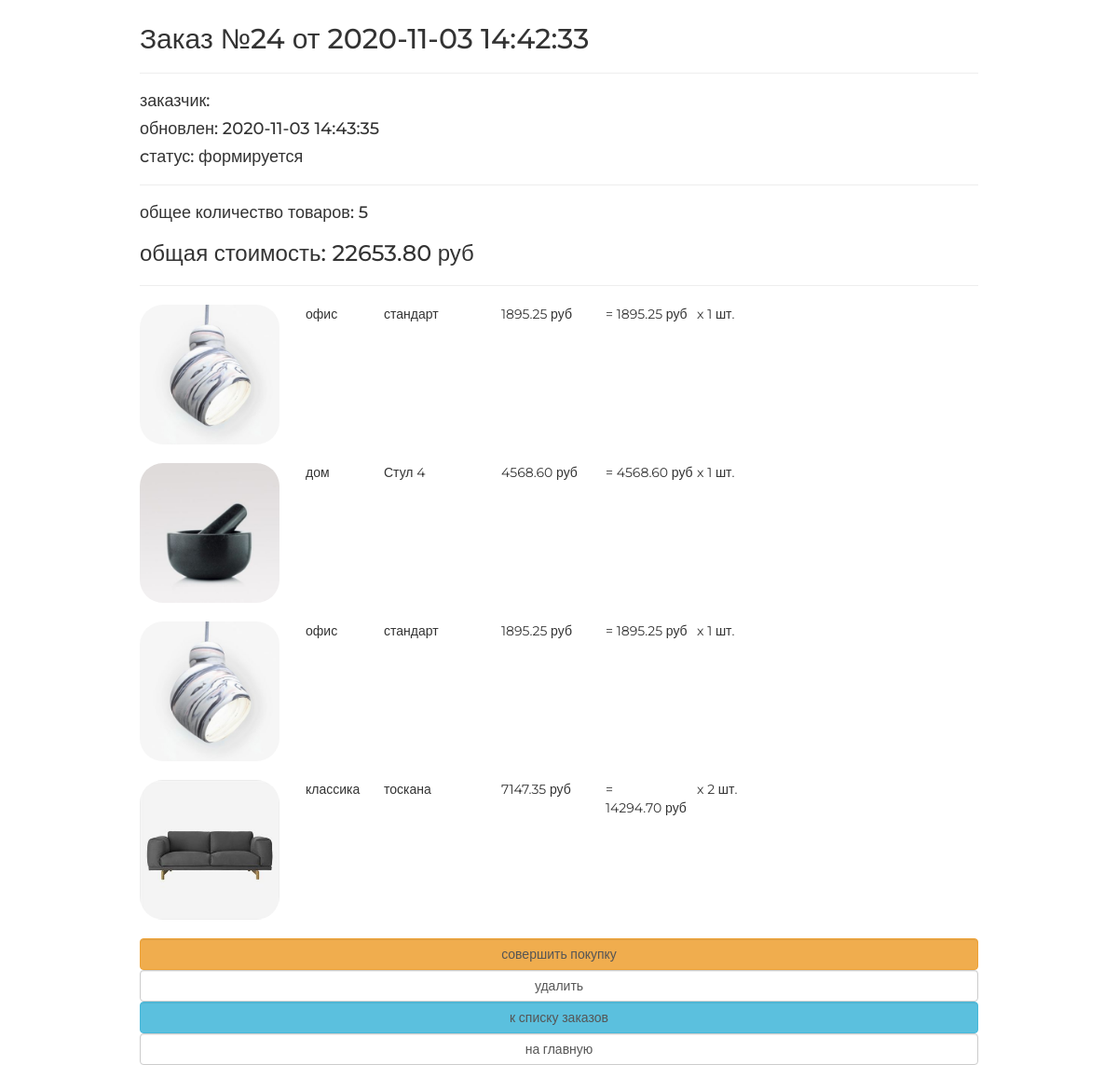
/order/read/24/, run on the app's committed database.
### orderapp/models.py (models this page shows, shortened)
class Order(models.Model):
    FORMING = 'FM'
    SENT_TO_PROCEED = 'STP'
    PROCEEDED = 'PRD'
    PAID = 'PD'
    READY = 'RD'
    CANCEL = 'CNC'
    ORDER_STATUSES = (
        (FORMING, 'формируется'),
        (SENT_TO_PROCEED, 'отправлен в обработку'),
        (PAID, 'оплачен'),
        (PROCEEDED, 'обрабатывается'),
        (READY, 'готов к выдаче'),
        (CANCEL, 'отменен'),
    )
    user = models.ForeignKey(settings.AUTH_USER_MODEL, on_delete=models.CASCADE, verbose_name='Пользователь')
    created = models.DateTimeField(auto_now_add=True, verbose_name='Дата создания')
    updated = models.DateTimeField(auto_now=True, verbose_name='Дата изменения')
    status = models.CharField(max_length=3, choices=ORDER_STATUSES, verbose_name='Статус', default=FORMING)
    is_active = models.BooleanField(default=True, verbose_name='Активен')
    class Meta:
        ordering = ('-created',)
        verbose_name = 'заказ'
        verbose_name_plural = 'заказы'
    def get_total_quantity(self):
        items = self.orderitems.select_related()
        return sum(list(map(lambda x: x.quantity, items)))
    def get_total_cost(self):
        items = self.orderitems.select_related()
        return sum(list(map(lambda x: x.quantity * x.product.price, items)))

class OrderItem(models.Model):
    order = models.ForeignKey(Order, related_name='orderitems', on_delete=models.CASCADE, verbose_name='заказ')
    product = models.ForeignKey(Product, on_delete=models.CASCADE, verbose_name='продукт')
    quantity = models.PositiveSmallIntegerField(default=0, verbose_name='количество')
    def get_product_cost(self):
        return self.product.price * self.quantity

### mainapp/models.py (models this page shows, shortened)
class Product(models.Model):
    category = models.ForeignKey(ProductCategory, on_delete=models.CASCADE)
    name = models.CharField(verbose_name='имя продукта', max_length=128)
    image = models.ImageField(upload_to='products_images', blank=True)
    short_desc = models.CharField(max_length=128, verbose_name='краткое описание', blank=True)
    description = models.TextField(verbose_name='описание продукта', blank=True)
    price = models.DecimalField(verbose_name='цена продукта', max_digits=8, decimal_places=2, default=0)
    quantity = models.PositiveIntegerField(verbose_name='колличество на складе', default=0)
    is_active = models.BooleanField(default=True)
    class Meta:
        verbose_name = 'товар'
        verbose_name_plural = 'товары'

class ProductCategory(models.Model):
    name = models.CharField(max_length=64, unique=True, verbose_name='название категории')
    description = models.TextField(blank=True, verbose_name='описание категории')
    is_active = models.BooleanField(default=True)
    class Meta:
        verbose_name = 'категория(ю)'
        verbose_name_plural = 'категории'

### orderapp/views.py (the view)
# urls.py: path('read/<int:pk>/', orderapp.OrderRead.as_view(), name='order_read'),
class OrderRead(DetailView):
    model = Order
    def get_context_data(self, **kwargs):
        context = super(OrderRead, self).get_context_data(**kwargs)
        context['title'] = 'заказ/просмотр'
        return context

### adminapp/templatetags/my_tags.py (called while the page is built)
def media_folder_products(string):
    if not string:
        string = 'products_images/default.jpg'
    return f'{settings.MEDIA_URL}{string}'

### mainapp/context_processors.py (called while the page is built)
def basket(request):
    basket_items = []
    if request.user.is_authenticated:
        basket_items = Basket.objects.filter(user=request.user)
    return {
        'basket': basket_items
    }

### orderapp/templates/orderapp/order_detail.html
{% extends "orderapp/base.html" %}
{% load static %}
{% load my_tags %}
{% block content %}
   {% include 'orderapp/includes/inc_order_summary.html' %}
   <div class="basket_list">
       {% for item in object.orderitems.select_related %}
           <div class="basket_record">
               <img src="{{ item.product.image|media_folder_products }}"
                    alt="{{ item.product.short_desc }}">
               <span class="category_name">
                   {{ item.product.category.name }}
               </span>
               <span class="product_name">{{ item.product.name }}</span>
               <span class="product_price">
                   {{ item.product.price }}&nbspруб
               </span>
               <span class="product_quantitiy">
                   x {{ item.quantity }} шт.
               </span>
               <span class="product_cost">
                    = {{ item.get_product_cost }}&nbspруб
               </span>
           </div>
       {% endfor %}
   </div>
   {% include 'orderapp/includes/inc_order_actions.html' %}
{% endblock %}

### orderapp/templates/orderapp/includes/inc_order_summary.html (shortened to what this page needs)
{% if object %}
   <div class="h2">Заказ №{{ object.pk }} от {{ object.created|date:"Y-m-d H:i:s" }}</div>
   <hr>
   <div class="h4">заказчик: {{ user.last_name }} {{ user.first_name }} </div>
   <div class="h4">обновлен: {{ object.updated|date:"Y-m-d H:i:s" }}</div>
   <div class="h4">cтатус: {{ object.get_status_display }}</div>
   <hr>
   <div class="h4">
       общее количество товаров: <span class="order_total_quantity">{{ object.get_total_quantity }}</span>
   </div>
   <div class="h3">
       общая стоимость: <span class="order_total_cost">{{ object.get_total_cost }}</span> руб
   </div>
{% endif %}
<hr>

### static/style.css (style rules this page uses)
* { margin: 0; padding: 0; }
body { font-family: 'Montserrat', sans-serif; }
html, body { height: 100%; }
.basket_list span.category_name { margin-left: 2em; width: 5em; position: relative; display: block; float: left; }
.basket_list span.product_name { margin-left: 1em; width: 8em; position: relative; display: block; float: left; }
.basket_list span.product_price { margin-left: 1em; width: 7em; position: relative; display: block; float: left; }
.basket_list span.product_cost { margin-left: 1em; width: 7em; position: relative; display: block; float: left; }
.basket_list .basket_record { position: relative; display: block; height: 170px; float: none; }
.order_container img { display: block; float: left; width: 150px; border-radius: 25px; }

### data on the page
Order: pk "24", created "2020-11-03 14:42:33", updated "2020-11-03 14:43:35", status "формируется", get_total_quantity "5", get_total_cost "22653.80"
OrderItem: product.image|media_folder_products (picture), product.category.name "офис", product.name "стандарт", product.price "1895.25", quantity "1", get_product_cost "1895.25"
OrderItem: product.image|media_folder_products (picture), product.category.name "дом", product.name "Стул 4", product.price "4568.60", quantity "1", get_product_cost "4568.60"
OrderItem: product.image|media_folder_products (picture), product.category.name "офис", product.name "стандарт", product.price "1895.25", quantity "1", get_product_cost "1895.25"
OrderItem: product.image|media_folder_products (picture), product.category.name "классика", product.name "тоскана", product.price "7147.35", quantity "2", get_product_cost "14294.70"
